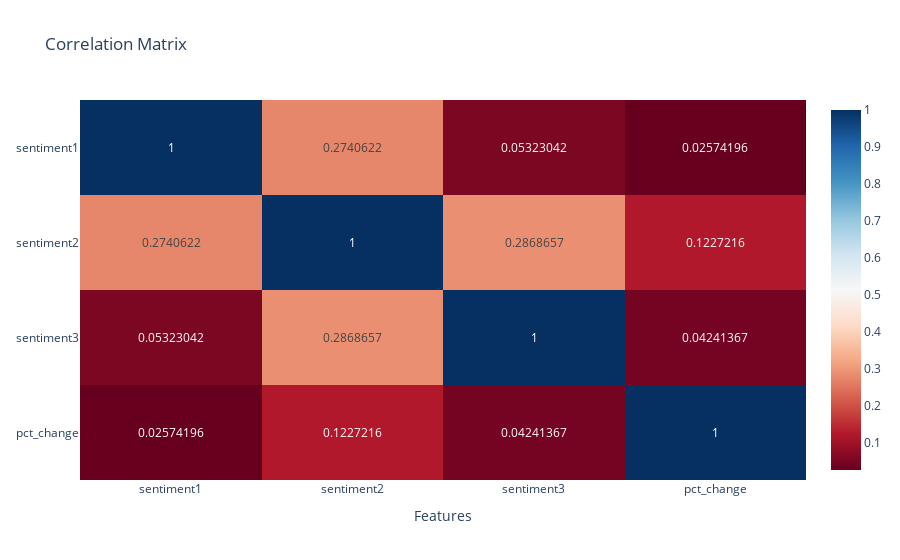

Notebook code for this chart:
### Code cell
fig = px.imshow(correlation_df, text_auto=True, aspect="auto", color_continuous_scale='RdBu', title="Correlation Matrix")
fig.update_xaxes(title_text="Features")
fig.show()

### Figure 1 — Plotly figure (JSON) as saved in the notebook; plotly's stock layout.template omitted (floating-point values rounded to 4 significant figures)
{"data": [{"coloraxis": "coloraxis", "hovertemplate": "x: %{x}<br>y: %{y}<br>color: %{z}<extra></extra>", "name": "0", "texttemplate": "%{z}", "type": "heatmap", "x": ["sentiment1", "sentiment2", "sentiment3", "pct_change"], "xaxis": "x", "y": ["sentiment1", "sentiment2", "sentiment3", "pct_change"], "yaxis": "y", "z": [[1, 0.2741, 0.05323, 0.02574], [0.2741, 1, 0.2869, 0.1227], [0.05323, 0.2869, 1, 0.04241], [0.02574, 0.1227, 0.04241, 1]]}], "layout": {"coloraxis": {"colorscale": [[0, "rgb(103,0,31)"], [0.1, "rgb(178,24,43)"], [0.2, "rgb(214,96,77)"], [0.3, "rgb(244,165,130)"], [0.4, "rgb(253,219,199)"], [0.5, "rgb(247,247,247)"], [0.6, "rgb(209,229,240)"], [0.7, "rgb(146,197,222)"], [0.8, "rgb(67,147,195)"], [0.9, "rgb(33,102,172)"], [1, "rgb(5,48,97)"]]}, "title": {"text": "Correlation Matrix"}, "xaxis": {"anchor": "y", "domain": [0, 1], "title": {"text": "Features"}}, "yaxis": {"anchor": "x", "autorange": "reversed", "domain": [0, 1]}}}
